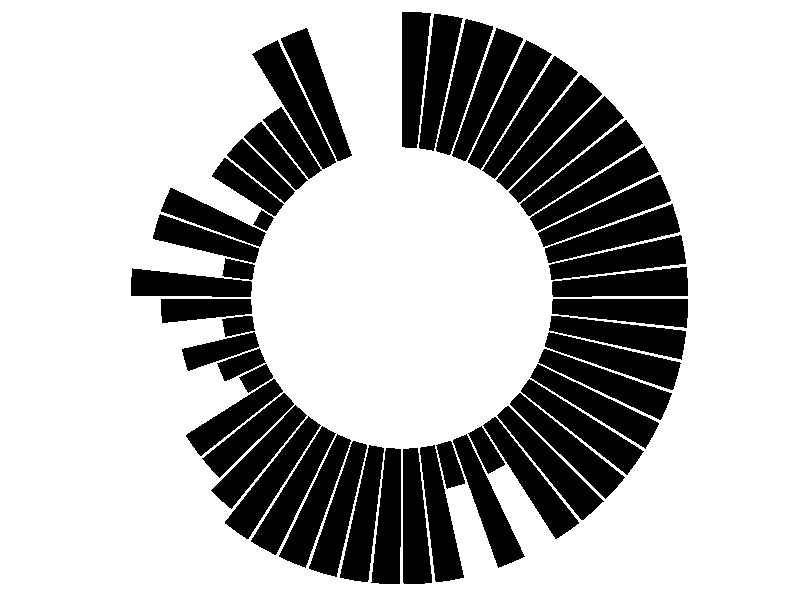

Write the R code that produced this figure.
# Libraries
library(ggplot2)

dat <- read.table('data.txt', header=T, sep='\t')
# HG      SC      Conservation    MedianLength    Order   Direction       Annotation

p <- ggplot(dat, aes(x=Order, y=Conservation)) + geom_bar(stat='identity', fill='black') +   theme_minimal() +
  theme(
    axis.text = element_blank(),
    axis.title = element_blank(),
    panel.grid = element_blank(),
    plot.margin = unit(rep(-2,4), "cm")     # This remove unnecessary margin around plot
  ) +
  ylim(-10,10) +
  coord_polar(start = 0)
#+ scale_fill_manual(values=c('#c48dd6', '#684773'), na.value='white') +  #+ scale_fill_gradient(low='#c2c1c0', high='#383837')
pdf("plot.pdf", height=10, width=10)
print(p)
dev.off()
